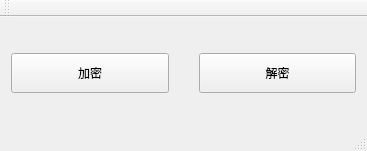
<?xml version="1.0" encoding="UTF-8"?>
<ui version="4.0">
 <class>MainWindow</class>
 <widget class="QMainWindow" name="MainWindow">
  <property name="geometry">
   <rect>
    <x>0</x>
    <y>0</y>
    <width>367</width>
    <height>151</height>
   </rect>
  </property>
  <property name="windowTitle">
   <string>MainWindow</string>
  </property>
  <widget class="QWidget" name="centralWidget">
   <layout class="QGridLayout" name="gridLayout">
    <property name="horizontalSpacing">
     <number>30</number>
    </property>
    <item row="0" column="0">
     <widget class="QPushButton" name="pushButton">
      <property name="minimumSize">
       <size>
        <width>0</width>
        <height>40</height>
       </size>
      </property>
      <property name="text">
       <string>加密</string>
      </property>
     </widget>
    </item>
    <item row="0" column="1">
     <widget class="QPushButton" name="pushButton_2">
      <property name="minimumSize">
       <size>
        <width>0</width>
        <height>40</height>
       </size>
      </property>
      <property name="text">
       <string>解密</string>
      </property>
     </widget>
    </item>
   </layout>
  </widget>
  <widget class="QMenuBar" name="menuBar">
   <property name="geometry">
    <rect>
     <x>0</x>
     <y>0</y>
     <width>367</width>
     <height>23</height>
    </rect>
   </property>
  </widget>
  <widget class="QToolBar" name="mainToolBar">
   <attribute name="toolBarArea">
    <enum>TopToolBarArea</enum>
   </attribute>
   <attribute name="toolBarBreak">
    <bool>false</bool>
   </attribute>
  </widget>
  <widget class="QStatusBar" name="statusBar"/>
 </widget>
 <layoutdefault spacing="6" margin="11"/>
 <resources/>
 <connections>
  <connection>
   <sender>pushButton</sender>
   <signal>clicked(bool)</signal>
   <receiver>MainWindow</receiver>
   <slot>onEncodeFile(bool)</slot>
   <hints>
    <hint type="sourcelabel">
     <x>58</x>
     <y>81</y>
    </hint>
    <hint type="destinationlabel">
     <x>71</x>
     <y>123</y>
    </hint>
   </hints>
  </connection>
  <connection>
   <sender>pushButton_2</sender>
   <signal>clicked(bool)</signal>
   <receiver>MainWindow</receiver>
   <slot>onDecodeFile(bool)</slot>
   <hints>
    <hint type="sourcelabel">
     <x>274</x>
     <y>90</y>
    </hint>
    <hint type="destinationlabel">
     <x>290</x>
     <y>125</y>
    </hint>
   </hints>
  </connection>
 </connections>
 <slots>
  <slot>onEncodeFile(bool)</slot>
  <slot>onDecodeFile(bool)</slot>
 </slots>
</ui>
